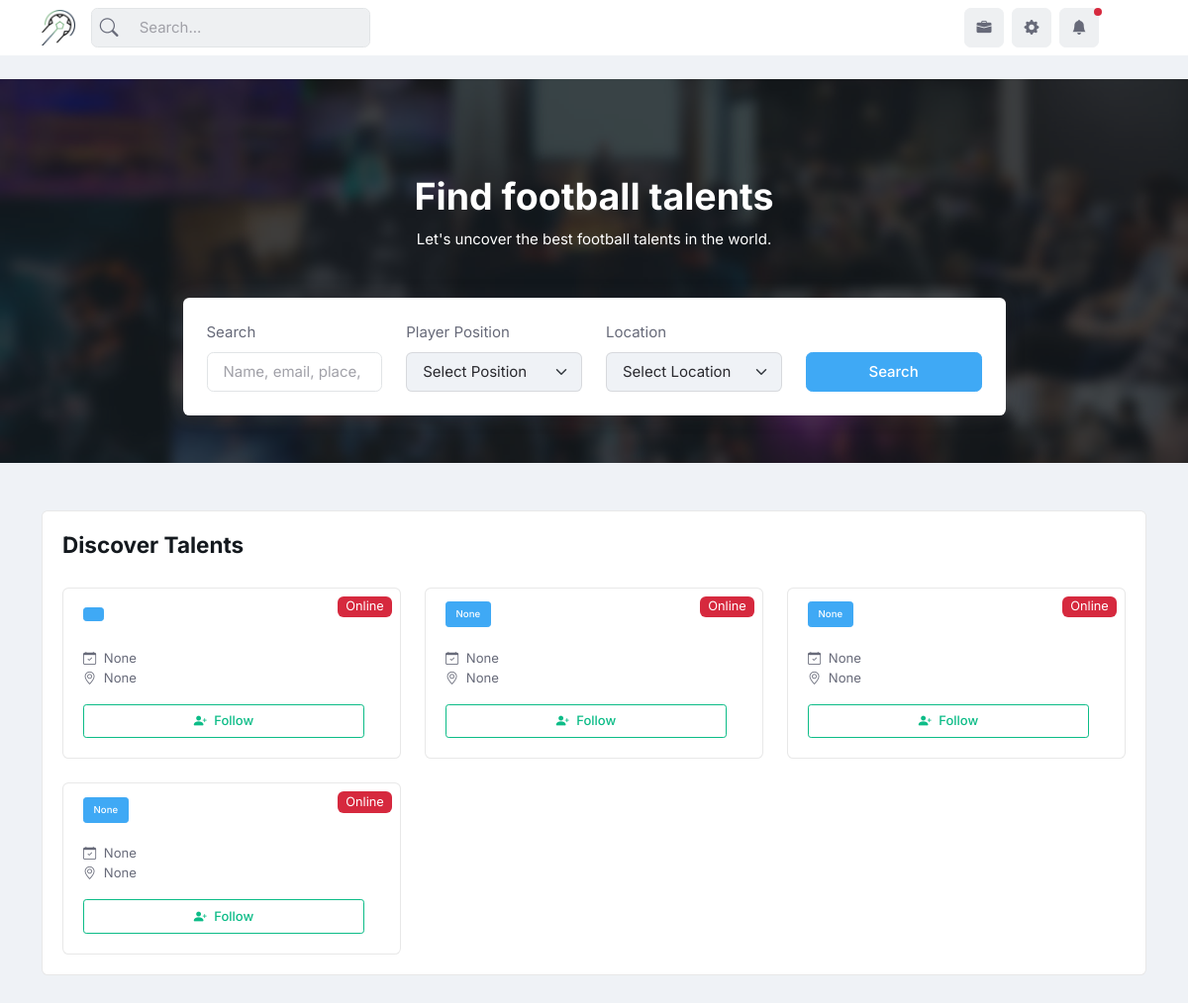
Page /discover/ on the earlier database version.
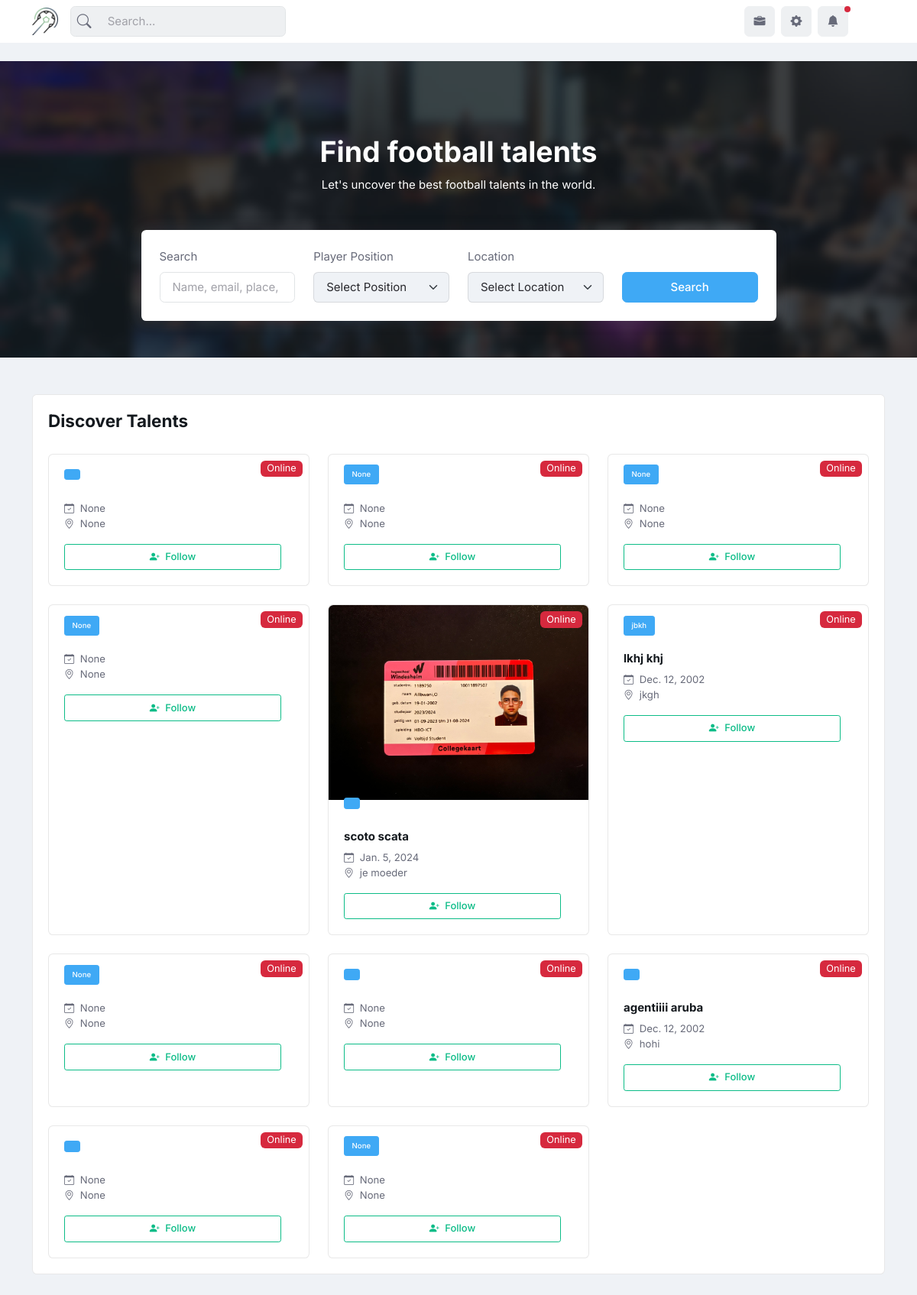
Same page on the later database version.
### firstapp/models.py (models this page shows, shortened)
class User(AbstractUser):
    is_player = models.BooleanField(default=False)
    is_coach = models.BooleanField(default=False)
    is_scout = models.BooleanField(default=False)
    first_name = models.CharField(max_length=255, null=True)
    last_name = models.CharField(max_length=255, null=True)
    email = models.EmailField(unique=True)
    profile_image = models.ImageField(upload_to='profile_images', blank=True, null=True)
    cover_image = models.ImageField(upload_to='cover_images', blank=True, null=True)
    place = models.CharField(max_length=255, null=True)
    country = models.CharField(max_length=255, null=True, blank=True)
    date_of_birth = models.DateField(null=True)
    phone_number = models.CharField(max_length=20, null=True)
    followed_users = models.ManyToManyField('User', related_name='followed')
    posts = models.ManyToManyField('Post', related_name='player_posts', blank=True)
    about = models.TextField(null=True, blank=True)
    def getFullName(self):
        return self.getFirstName()+" "+self.getLastName()
    def getFirstName(self):
        if self.first_name:
            return self.first_name
        else:
            return ''
    def getLastName(self):
        if self.last_name:
            return self.last_name
        else:
            return ''
    def getProfileimageUrl(self):
        if not self.profile_image:
            return '/static/profile_placeholder.jpg'
        else:
            return self.profile_image.url

class Player(models.Model):
    user = models.OneToOneField(User, on_delete=models.CASCADE, primary_key=True, related_name='player')
    club = models.CharField(max_length=255, null=True, blank=True)
    nft = models.CharField(max_length=255, null=True, blank=True) # national football team
    competition = models.CharField(max_length=255, null=True, blank=True)
    length = models.IntegerField(null=True, blank=True)
    weight = models.IntegerField(null=True)
    preferred_leg = models.CharField(max_length=10, null=True, blank=True)
    position = models.CharField(max_length=255, null=True, blank=True)
    qualities = models.CharField(max_length=255, null=True, blank=True)
    career_statistics = models.CharField(max_length=255, null=True, blank=True)
    ambition = models.TextField(null=True, blank=True)
    goals = models.IntegerField(null=True, blank=True)
    assists = models.IntegerField(null=True, blank=True)
    clean_sheet = models.IntegerField(null=True, blank=True)
    played_matches = models.IntegerField(null=True, blank=True)

### firstapp/views.py (the view)
# urls.py: path('discover/', views.discover, name="discover"),
def discover(request):
    distinct_positions = Player.objects.order_by('position').values_list('position', flat=True).distinct()
    distinct_locations = User.objects.order_by('place').values_list('place', flat=True).distinct()
    distinct_positions = [pos for pos in distinct_positions if pos is not None]
    distinct_locations = [loc for loc in distinct_locations if loc is not None]
    if request.method == 'POST':
        searched = request.POST.get('searched')
        position = request.POST.get('position')
        age = request.POST.get('age')
        location = request.POST.get('location')
        print(searched)
        print(position)
        print(age)
        print(location)
        users = User.objects.filter(
            Q(first_name__icontains=searched) |
            Q(last_name__icontains=searched) |
            Q(email__icontains=searched) |
            Q(place__icontains=searched) |
            Q(country__icontains=searched)
        )
        if position is not None:
            users = users.filter(player__position__icontains=position)
        if age is not None:
            today = date.today()
            birth_year = today.year - int(age)
            users = users.filter(date_of_birth__year=birth_year)
        if location is not None:
            users = users.filter(place__icontains=location)
        return render(request, 'theme/discover.html', {'users': users, 'searched': searched, 'position': position, 'age': age, 'location': location, 'distinct_positions': distinct_positions, 'distinct_locations': distinct_locations})
    else:
        users = User.objects.all()
        return render(request, 'theme/discover.html', {'users': users, 'distinct_positions': distinct_positions, 'distinct_locations': distinct_locations})

### playerpro/templates/theme/discover.html (shortened to what this page needs)
{% extends 'theme/base.html' %}
{% load static %}
{% block content %}
<main>
   <section class="pt-5 pb-0 position-relative" style="background-image: url({% static 'assets/images/bg/07.jpg' %}); background-repeat: no-repeat; background-size: cover; background-position: top center;">
    <div class="bg-overlay bg-dark opacity-8"></div>
      <div class="container">
        <div class="py-5">
          <div class="row position-relative">
            <div class="col-lg-9 mx-auto">
              <div class="text-center">
                <h1 class="text-white">Find football talents</h1>
                <p class="text-white">Let's uncover the best football talents in the world.</p>
              </div>
              <div class="mx-auto bg-mode shadow rounded p-4 mt-5">
<form method="POST" action="{% url 'discover' %}" class="row align-items-end g-4">
  <div class="col-sm-6 col-lg-3">
      <label class="form-label">Search</label>
      <input type="text" class="form-control" name="searched" value="{{ searched }}" placeholder="Name, email, place, or country">
  </div>
<div class="col-sm-6 col-lg-3">
  <label class="form-label">Player Position</label>
  <select class="form-select" name="position">
      <option value="">Select Position</option>
  </select>
</div>
<div class="col-sm-6 col-lg-3">
  <label class="form-label">Location</label>
  <select class="form-select" name="location">
      <option value="">Select Location</option>
  </select>
</div>
  <div class="col-sm-6 col-lg-3">
      <button type="submit" class="btn btn-primary w-100">Search</button>
  </div>
</form>
              </div>
            </div>
          </div>
        </div>
      </div>
    </section>
  <section class="pt-5">
    <div class="container">
      <div class="row g-4">
        <div class="col-12 vstack gap-4">
            <div class="card">
              <div class="card-header d-sm-flex align-items-center text-center justify-content-sm-between border-0 pb-0">
                <h2 class="h4 card-title">Discover Talents</h2>
              </div>
              <div class="card-body">
                <div class="row g-4">
                  {% for user in users %}
                  <div class="col-sm-6 col-xl-4">
                    <div class="card h-100">
                      <div class="position-relative">
                        <img class="img-fluid rounded-top" src="{{ user.getProfileimageUrl }}" alt="">
                        <div class="badge bg-danger text-white mt-2 me-2 position-absolute top-0 end-0">
                          Online
                        </div>
                      </div>
                      <div class="card-body position-relative pt-0">
                        <a class="btn btn-xs btn-primary mt-n3" href="{% url 'profile' username=user.username %}">{{user.player.position}} </a>
                        <h6 class="mt-3"> <a href="{% url 'profile' username=user.username %}"> {{user.getFullName}} </a> </h6>
                        <p class="mb-0 small"> <i class="bi bi-calendar-check pe-1"></i> {{user.date_of_birth}} </p>
                        <p class="small"> <i class="bi bi-geo-alt pe-1"></i> {{user.place}} </p>
                        <div class="d-flex mt-3 justify-content-between">
                          <div class="w-100">
                            <label class="btn btn-sm btn-outline-success d-block" for="Interested1"><i class="bi bi-person-plus-fill me-1"></i> Follow</label>
                          </div>
                        </div>
                      </div>
                    </div>
                  </div>
                  {%  endfor %}
                </div>
            </div>
          </div>
        </div>
      </div>
    </div>
</section>
</main>
{% endblock content %}

### playerpro/templates/theme/base.html (shortened to what this page needs)
{% load static %}
<!DOCTYPE html>
<html lang="en">
	<head>
	<link rel="stylesheet" type="text/css" href="{% static 'assets/vendor/font-awesome/css/all.min.css' %}">
	<link rel="stylesheet" type="text/css" href="{% static 'assets/vendor/bootstrap-icons/bootstrap-icons.css' %}">
	<link rel="stylesheet" type="text/css" href="{% static 'assets/vendor/OverlayScrollbars-master/css/OverlayScrollbars.min.css' %}">
	<link rel="stylesheet" type="text/css" href="{% static 'assets/vendor/tiny-slider/dist/tiny-slider.css' %}">
	<link rel="stylesheet" type="text/css" href="{% static 'assets/vendor/choices.js/public/assets/styles/choices.min.css' %}">
	<link rel="stylesheet" type="text/css" href="{% static 'assets/vendor/glightbox-master/dist/css/glightbox.min.css' %}">
	<link rel="stylesheet" type="text/css" href="{% static 'assets/vendor/dropzone/dist/dropzone.css' %}">
	<link rel="stylesheet" type="text/css" href="{% static 'assets/vendor/flatpickr/dist/flatpickr.css' %}">
	<link rel="stylesheet" type="text/css" href="{% static 'assets/vendor/plyr/plyr.css' %}">
	<link rel="stylesheet" type="text/css" href="{% static 'assets/vendor/zuck.js/dist/zuck.min.css' %}">
	<link rel="stylesheet" type="text/css" href="{% static 'assets/css/style.css' %}">
</head>
<body>
{% include "theme/header1.html" %}
{% block content%}
{% endblock content%}
</body>
</html>

### playerpro/templates/theme/header1.html (shortened to what this page needs)
{% load static %}
<header class="navbar-light fixed-top header-static bg-mode">
	<nav class="navbar navbar-expand-lg">
		<div class="container">
			<a class="navbar-brand" href="{% url 'feed' %}">
				<img class="navbar-brand-item" src="{% static 'images/logo.png' %}" alt="logo">
			</a>
			<div class="collapse navbar-collapse" id="navbarCollapse">
				<div class="nav mt-3 mt-lg-0 flex-nowrap align-items-center px-4 px-lg-0">
					<div class="nav-item w-100">
						<form class="rounded position-relative" method="post" action="{% url 'discover' %}">
							<input class="form-control ps-5 bg-light" type="search" placeholder="Search..." value="" aria-label="Search" name="searched">
							<button class="btn bg-transparent px-2 py-0 position-absolute top-50 start-0 translate-middle-y" type="submit"><i class="bi bi-search fs-5"> </i></button>
						</form>
					</div>
				</div>
			</div>
			<ul class="nav flex-nowrap align-items-center ms-sm-3 list-unstyled">
				<li class="nav-item ms-2">
					<a class="nav-link icon-md btn btn-light p-0" href="{% url 'vacancies' %}">
						<i class="bi bi-briefcase-fill fs-6"> </i>
					</a>
				</li>
				<li class="nav-item ms-2">
					<a class="nav-link icon-md btn btn-light p-0" href="{% if user.scout %}{% url 'edit_account_scout' %}{% elif user.agent %}{% url 'edit_account_agent' %}{% else %}{% url 'edit_account' %}{% endif %}">
						<i class="bi bi-gear-fill fs-6"> </i>
					</a>
				</li>
				<li class="nav-item dropdown ms-2">
					<a class="nav-link icon-md btn btn-light p-0" href="#" id="notifDropdown" role="button" data-bs-toggle="dropdown" aria-expanded="false" data-bs-auto-close="outside">
						<span class="badge-notif animation-blink"></span>
						<i class="bi bi-bell-fill fs-6"> </i>
					</a>
				</li>
				<li class="nav-item ms-2 dropdown">
					<a class="nav-link btn icon-md p-0" href="#" id="profileDropdown" role="button" data-bs-auto-close="outside" data-bs-display="static" data-bs-toggle="dropdown" aria-expanded="false">
					</a>
				</li>
			</ul>
		</div>
	</nav>
</header>

Differences in the rows shown:
added User: getProfileimageUrl (picture), getFullName "scoto scata", date_of_birth "Jan. 5, 2024", place "je moeder"
added User: player.position "jbkh", getFullName "lkhj khj", date_of_birth "Dec. 12, 2002", place "jkgh"
added User: player.position "None", date_of_birth "None", place "None"
added User: date_of_birth "None", place "None"
added User: getFullName "agentiiii aruba", date_of_birth "Dec. 12, 2002", place "hohi"
added User: date_of_birth "None", place "None"
added User: player.position "None", date_of_birth "None", place "None"
